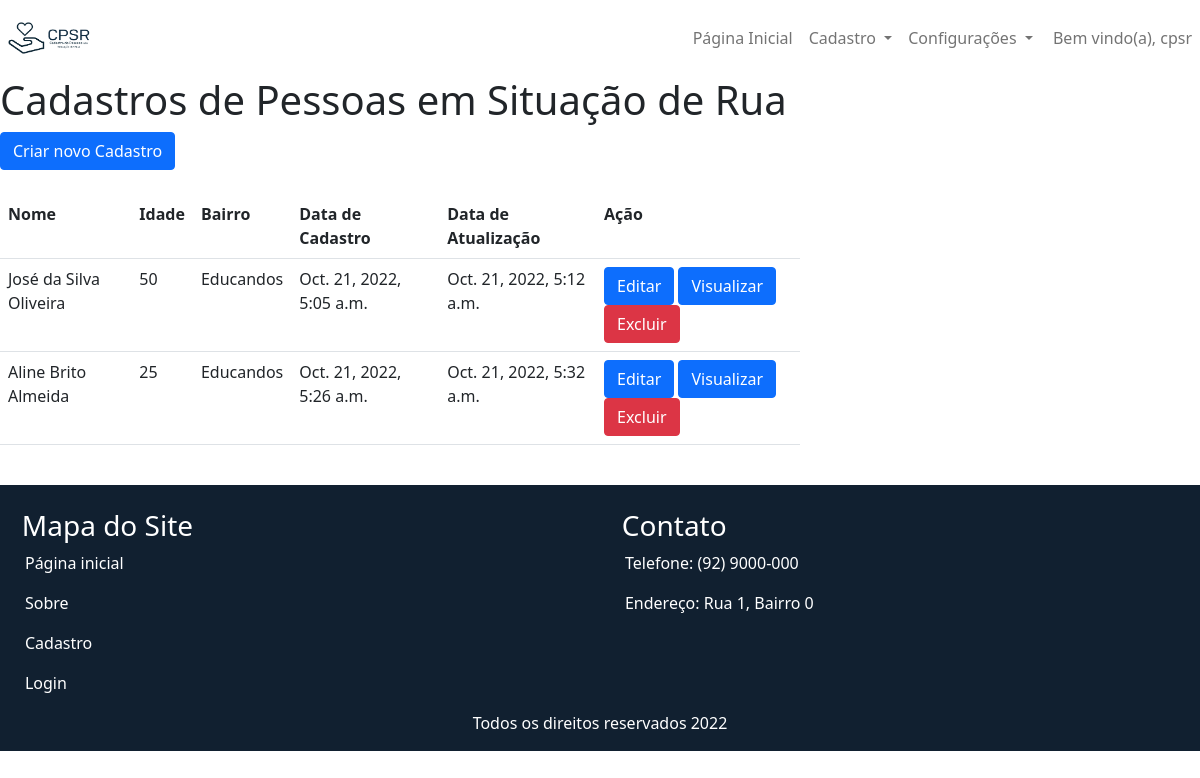
The app's page /morador/ (signed in) with its own data.
### morador/models.py (models this page shows, shortened)
class Morador(models.Model):
    ruaAbordagem = models.CharField(max_length=50, null=True, verbose_name='Rua Abordagem')
    bairroAbordagem = models.CharField(max_length=50, null=True, verbose_name='Bairro Abordagem')
    nome = models.CharField(max_length=50, null=True, verbose_name='Nome')
    apelido = models.CharField(max_length=30, null=True, verbose_name='Apelido')
    nomeMAe = models.CharField(max_length=50, null=True, verbose_name='Nome da Mãe')
    nomePai = models.CharField(max_length=50, null=True, verbose_name='Nome do Pai')
    idade = models.IntegerField(blank=True, null=True, verbose_name='Idade')
    sexo = models.CharField(max_length=10, choices=sexo_psr, null=True)
    cor = models.CharField(max_length=10, choices=cor, null=True)
    naturalidade = models.CharField(max_length=25, null=True, verbose_name='Naturalidade')
    tempoManaus = models.CharField(max_length=20, choices=tempoManau, null=True, verbose_name='Tempo em Manaus')
    rg = models.CharField(max_length=30, null=True, verbose_name='RG')
    cpf = models.CharField(max_length=11, null=True, verbose_name='CPF')
    cartaoSus = models.CharField(max_length=30, null=True, verbose_name='Cartão SUS')
    cadUnico = models.CharField(max_length=30, null=True, verbose_name='Cad. Único')
    last_update = models.DateTimeField(auto_now_add=False, auto_now=True, null=True, verbose_name='Última alteração')
    timestamp = models.DateTimeField(auto_now_add=True, auto_now=False, null=True, verbose_name='Data de Cadastro')

### morador/views.py (the view)
# urls.py: path('', views.MoradorList.as_view(), name='list'),
class MoradorList(ListView):
    model = Morador
    queryset = Morador.objects.all()

### cpsr/templates/morador/morador_list.html (shortened to what this page needs)
{% extends 'base.html' %}
{% block content %}
{% load static %}
{% if request.user.is_authenticated %}
<head>
</head>
<body>
<h1>Cadastros de Pessoas em Situação de Rua</h1>
<input class="btn btn-primary" type="submit" onclick="location.href = '{% url 'morador:create' %}'" value="Criar novo Cadastro">
<div class="col-13 col-sm-11 col-lg-8 col-xl-8">
    <br>
<table class="table">
    <tr>
        <th>Nome</th>
        <th>Idade</th>
        <th>Bairro</th>
        <th>Data de Cadastro</th>
        <th>Data de Atualização</th>
        <th>Ação</th>
    </tr>
    <tr>
    {% for morador in object_list %}
    <td>{{ morador.nome }}</td>
    <td>{{ morador.idade }}</td>
    <td>{{ morador.bairroAbordagem }}</td>
    <td>{{ morador.timestamp }}</td>
    <td>{{ morador.last_update }}</td>
    <td><a class="btn btn-primary" href="{% url 'morador:update' pk=morador.id %}">Editar</a>
        <a class="btn btn-primary" href="{% url 'morador:detail' pk=morador.id %}">Visualizar</a>
        <a class="btn btn-danger" href="{% url 'morador:delete' pk=morador.id %}">Excluir</a>
    </td>
    </tr>
    {% endfor %}
</table>
</div>
</body>
{% else %}
Acesso Negado! Realize o login para continuar.
{% endif %}
{% endblock %}

### cpsr/templates/base.html (shortened to what this page needs)
{% load static %}
<!DOCTYPE html>
<html lang="pt-br">
<head>
  <link href="https://cdn.jsdelivr.net/npm/bootstrap@5.1.1/dist/css/bootstrap.min.css" rel="stylesheet"
 />
  <link href="{% static '/css/base.css' %}" rel="stylesheet" />
  <nav class="navbar navbar-expand-lg navbar-light navbar-cpsr">
    <a class="navbar-brand" href="/">
      <img src="{% static '/img/logo-cpsr-retangulo.png' %}" width="100" height="50" class="d-inline-block align-center"
        alt="" />
    </a>
    <div class="collapse navbar-collapse justify-content-end" id="navbarNav">
      <ul class="navbar-nav">
        {% if user.is_authenticated %}
        <li class="nav-item active">
          <a class="nav-link" href="/dashboard/">&nbsp;Página Inicial</a>
        </li>
        {% else %}
        <li class="nav-item active">
          <a class="nav-link" href="/">&nbsp;Página Inicial</a>
        </li>
        {% endif %}
        <li class="nav-item dropdown">
          <a class="nav-link dropdown-toggle" href="#" id="navbarDropdown" role="button" data-toggle="dropdown" aria-haspopup="true" aria-expanded="false">
            Cadastro
          </a>
        {% if user.is_authenticated %}
        <li class="nav-item dropdown">
          <a class="nav-link dropdown-toggle" href="#" id="navbarDropdown" role="button" data-toggle="dropdown" aria-haspopup="true" aria-expanded="false">
            Configurações
          </a>
      </li>
        <li class="nav-item pull-right">
          <a class="nav-item nav-link">&nbsp;Bem vindo(a), {{user.get_username}}</a>
        </li>
      {% endif %}
    </div>
  </nav>
</head>
<body>
  {% block content %} {% endblock %}
</body>
  <footer>
    <div style="display: grid; grid-template-columns: 1fr 1fr ; background-color: #112030; color: white;">
    <div>&nbsp;
      <h3>&nbsp;&nbsp;&nbsp;Mapa do Site</h3>
      <p>&nbsp;&nbsp;&nbsp;&nbsp;&nbsp;&nbsp;Página inicial</p>
      <p>&nbsp;&nbsp;&nbsp;&nbsp;&nbsp;&nbsp;Sobre</p>
      <p>&nbsp;&nbsp;&nbsp;&nbsp;&nbsp;&nbsp;Cadastro</p>
      <p>&nbsp;&nbsp;&nbsp;&nbsp;&nbsp;&nbsp;Login</p>
    </div>
    <div>&nbsp;
      <h3>&nbsp;&nbsp;&nbsp;Contato</h3>
      <p>&nbsp;&nbsp;&nbsp;&nbsp;&nbsp;&nbsp;Telefone: (92) 9000-000</p>
      <p>&nbsp;&nbsp;&nbsp;&nbsp;&nbsp;&nbsp;Endereço: Rua 1, Bairro 0</p>
    </div>
  </div>
  <span class="d-flex justify-content-center" style="background-color: #112030; color: white;">
  <p>Todos os direitos reservados 2022</p>
  </span>
  </footer>
</html>

### cpsr/static/css/base.css (style rules this page uses)
.navbar-cpsr { background-color: white; }

### records on screen
Morador: nome "José da Silva Oliveira", idade "50", bairroAbordagem "Educandos", timestamp "Oct. 21, 2022, 5:05 a.m.", last_update "Oct. 21, 2022, 5:12 a.m."
Morador: nome "Aline Brito Almeida", idade "25", bairroAbordagem "Educandos", timestamp "Oct. 21, 2022, 5:26 a.m.", last_update "Oct. 21, 2022, 5:32 a.m."

### other values on screen
{{ user.get_username }} "cpsr"
